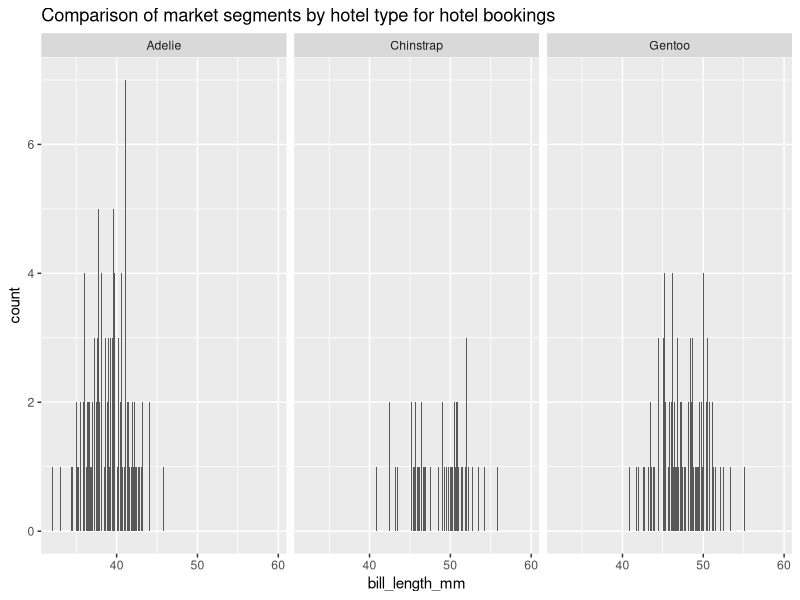

This chart was generated by the following R code: (Note: this script raises an error after producing the figure.)
library(palmerpenguins)
library(tidyverse)

penguins %>% 
  arrange(bill_length_mm)
 #arrange(-bill_length_mm)

penguins2 <- penguins %>% arrange(bill_length_mm) 
view(penguins2)

penguins %>% group_by(island) %>% drop_na() %>% summarize(mean_bill_length_mm = mean(bill_length_mm))

penguins %>% group_by(island) %>% drop_na() %>%summarize(max_bill_length_mm = max(bill_length_mm))

penguins %>% group_by(species, island) %>% drop_na() %>%summarize(max_bill_length_mm = max(bill_length_mm), mean_bill_length_mm = mean(bill_length_mm))

penguins %>% filter(species == "Adelie") #%>% drop_na()

ggplot(data = penguins) +
  geom_bar(mapping = aes(x = bill_length_mm)) +
  facet_wrap(~species) +
  labs(title="Comparison of market segments by hotel type for hotel bookings")


ggplot(data = hotel_bookings) +
  geom_bar(mapping = aes(x = market_segment)) +
  facet_wrap(~hotel) +
  labs(title="Comparison of market segments by hotel type for hotel bookings",
       caption=paste0("Data from: ", mindate, " to ", maxdate),
       x="Market Segment",
       y="Number of Bookings")